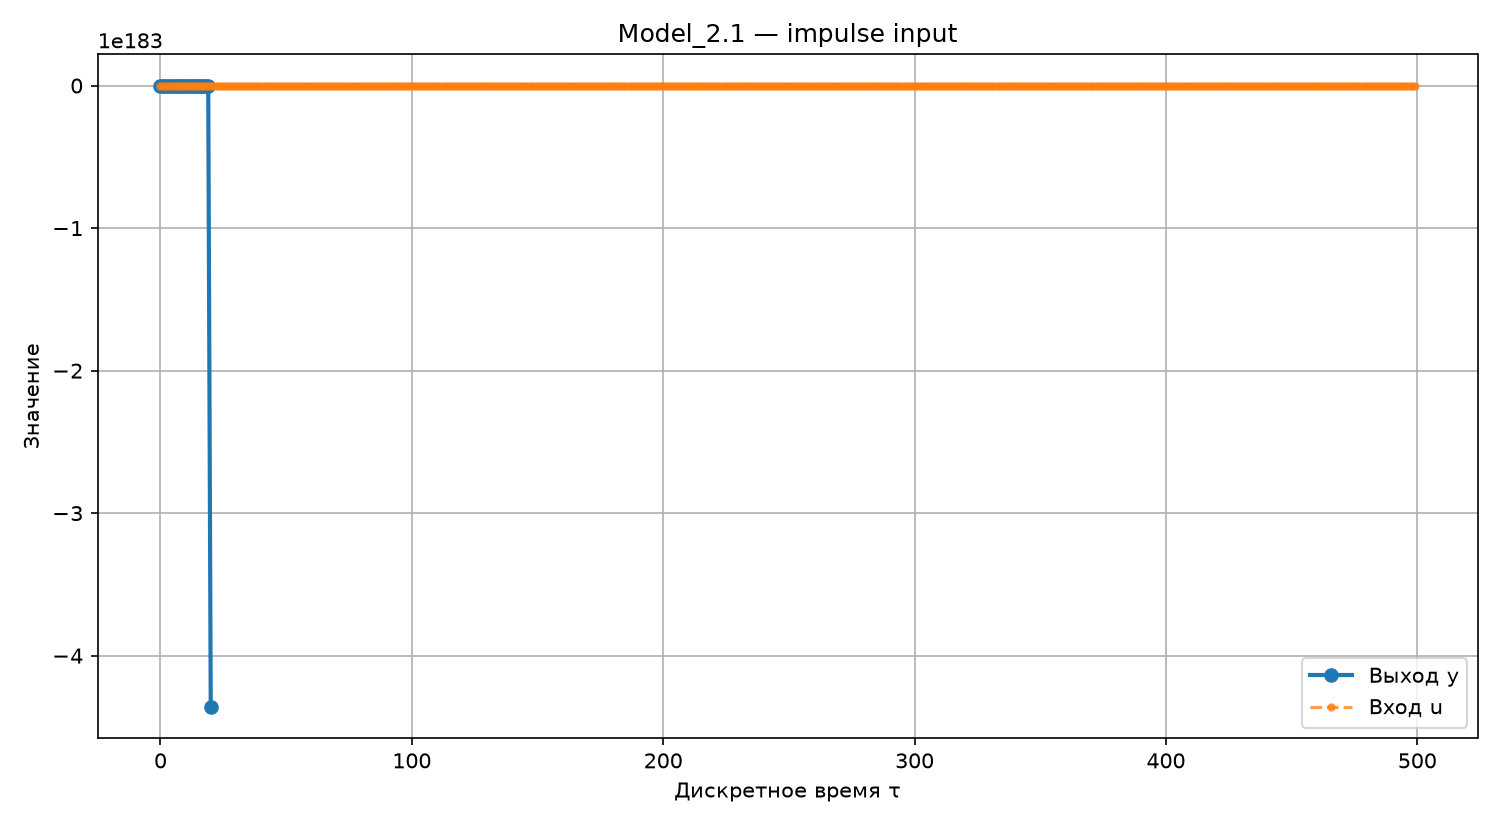

Generate this figure with Python:
import csv
from pathlib import Path
import matplotlib.pyplot as plt

csv_path = Path(__file__).with_name("results.csv")
if not csv_path.exists():
    raise SystemExit("Файл results.csv не найден. Сначала запустите программу.")

with csv_path.open(newline="", encoding="utf-8") as f:
    rows = list(csv.DictReader(f))

if not rows:
    raise SystemExit("В results.csv нет данных.")

tau = [int(row["tau"]) for row in rows]
u = [float(row["u"]) for row in rows]
y = [float(row["y"]) for row in rows]
model = rows[0]["model"]
signal = rows[0]["signal"]

fig, ax = plt.subplots(figsize=(10, 5.5))
ax.plot(tau, y, marker="o", linewidth=2, label="Выход y")
ax.plot(tau, u, marker=".", linestyle="--", alpha=0.75, label="Вход u")
ax.set_title(f"{model} — {signal} input")
ax.set_xlabel("Дискретное время τ")
ax.set_ylabel("Значение")
ax.grid(True)
ax.legend()
fig.tight_layout()

image_path = csv_path.with_name("plot_results.png")
fig.savefig(image_path, dpi=150)
print(f"График сохранён: {image_path}")
plt.show()  # Окно графика открывается автоматически и остаётся на экране.
